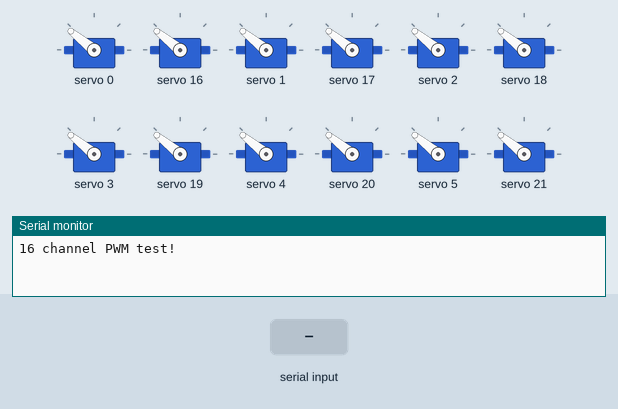
Recording of a sketch running on a simulated ESP32. Shown: 12 × servo, the last lines printed to the serial monitor. The inputs (shaded band) are chosen by the test bench.

Above: at 1.6 s.
At 4.3 s:
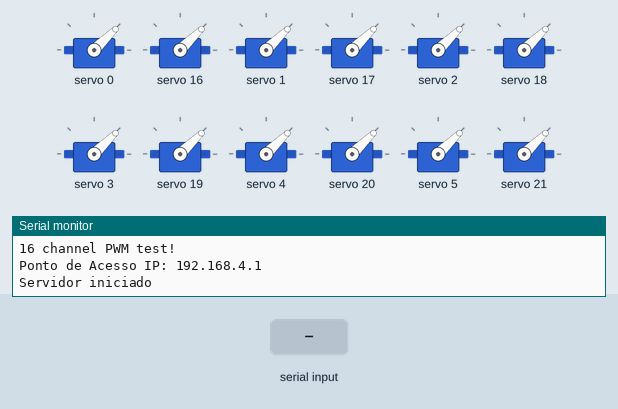
4.4 s: "1" received over Serial
At 7.2 s:
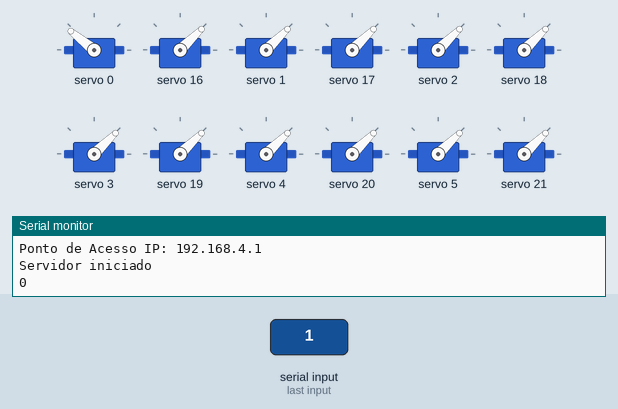
Timing chart, 0 to 11.9 s (numbered marks = the images above; inputs shaded):
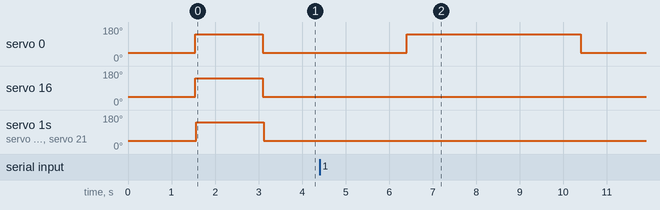

Measured:
- after the input at 4.4 s, servo 0: 44° → 141° after 2.0 s, → 44° 4.0 s later

The sketch:

WEB_Letra.ino
```cpp
#include <WiFi.h>
#include <ESPAsyncWebServer.h>
#include <Wire.h>
#include <Adafruit_PWMServoDriver.h>

Adafruit_PWMServoDriver pwm1 = Adafruit_PWMServoDriver(&Wire, 0x40);
Adafruit_PWMServoDriver pwm2 = Adafruit_PWMServoDriver(&Wire, 0x41);

#define tempo_letra 4000 //Tempo que a letra fica configurada (em ms)
#define SERVOMIN  205 // Pulso mínimo (~1ms)
#define SERVOMAX  409 // Pulso máximo (~2ms)

// Definições WebServer
const char* ssid = "PET ELÉTRICA UFBA";
const char* password = "12345678";

AsyncWebServer server(80);

// Declarando as funções
void analisarCaractere(String inputMessage);
void testaSistema();
String completarString(String s);  // Declaração da função faltante

void setup() {
  Serial.begin(9600);
  Serial.println("16 channel PWM test!");

  pwm1.begin();
  pwm1.setPWMFreq(50);  // Frequência típica para servos (50 Hz)
  pwm2.begin();
  pwm2.setPWMFreq(50);

  testaSistema();

  // Configuração do Wi-Fi
  WiFi.softAP(ssid, password);
  IPAddress IP = WiFi.softAPIP();
  Serial.print("Ponto de Acesso IP: ");
  Serial.println(IP);

  // Página inicial
  server.on("/", HTTP_GET, [](AsyncWebServerRequest *request) {
    String html = R"rawliteral(
      <!DOCTYPE html>
      <html lang="pt-BR">
      <head>
          <meta charset="UTF-8">
          <meta name="viewport" content="width=device-width, initial-scale=1.0">
          <title>Display Braille</title>
      </head>
      <body>
          <h2>Display Braille PET ELÉTRICA UFBA</h2>
          <form action="/get" method="get">
              <label for="input1">Digite uma palavra ou número:</label>
              <input type="text" id="input1" name="input1" required>
              <button type="submit">Enviar</button>
          </form>
      </body>
      </html>
    )rawliteral";
    request->send(200, "text/html", html);
  });

  // Corrigido: estava faltando um fechamento de bloco aqui
  server.on("/get", HTTP_GET, [](AsyncWebServerRequest *request) {
    String inputMessage;
    if (request->hasParam("input1")) {
      inputMessage = request->getParam("input1")->value();
      Serial.println(inputMessage);

      String html = "A mensagem enviada para o Display Braille foi: " + inputMessage +
                    "<br><a href=\"/\">Voltar para a Página Inicial</a>";
      request->send(200, "text/html", html);

      // Opcional: Chamar função aqui para ativar os servos, se quiser:
      // inputMessage = completarString(inputMessage);
      // analisarCaractere(inputMessage);
    }
  }); // <<--- este fechamento estava faltando

  server.begin();
  Serial.println("Servidor iniciado");
}

void loop() {
  if (Serial.available() > 0) {
    delay(1000);
    String inputMessage = Serial.readString();
    inputMessage = completarString(inputMessage);
    analisarCaractere(inputMessage);
  }
}

void analisarCaractere(String inputMessage) {
  for (int k = 0; k < inputMessage.length(); k += 4) {
    Serial.println(k);
    int posicaogeral = k;
    int ajust1 = 0; int ajust2 = 0;
    for (int i = 0; i < 4; i++) {
      char inputChar = inputMessage.charAt(posicaogeral + i);
      if (i <= 1) {
        if (strchr("abcdefghklmnopqruvxyz12345678", inputChar)) pwm1.setPWM(ajust1, 0, SERVOMAX);
        if (strchr("bfghijlpqrstvw026789", inputChar)) pwm1.setPWM(ajust1 + 1, 0, SERVOMAX);
        if (strchr("klmnopqrstuvxyz", inputChar)) pwm1.setPWM(ajust1 + 2, 0, SERVOMAX);
        if (strchr("cdfgijmnpqstwxy034679", inputChar)) pwm1.setPWM(ajust1 + 3, 0, SERVOMAX);
        if (strchr("deghjnoqrtwyz04578", inputChar)) pwm1.setPWM(ajust1 + 4, 0, SERVOMAX);
        if (strchr("uvwxyz", inputChar)) pwm1.setPWM(ajust1 + 5, 0, SERVOMAX);
        ajust1 = 6;
      } else {
        if (strchr("abcdefghklmnopqruvxyz12345678", inputChar)) pwm2.setPWM(ajust2, 0, SERVOMAX);
        if (strchr("bfghijlpqrstvw026789", inputChar)) pwm2.setPWM(ajust2 + 1, 0, SERVOMAX);
        if (strchr("klmnopqrstuvxyz", inputChar)) pwm2.setPWM(ajust2 + 2, 0, SERVOMAX);
        if (strchr("cdfgijmnpqstwxy034679", inputChar)) pwm2.setPWM(ajust2 + 3, 0, SERVOMAX);
        if (strchr("deghjnoqrtwyz04578", inputChar)) pwm2.setPWM(ajust2 + 4, 0, SERVOMAX);
        if (strchr("uvwxyz", inputChar)) pwm2.setPWM(ajust2 + 5, 0, SERVOMAX);
        ajust2 = 6;
      }
    }
    delay(tempo_letra); // Mantém posição por 4s
    for (int i = 0; i < 15; i++) {
      pwm1.setPWM(i, 0, SERVOMIN); pwm2.setPWM(i, 0, SERVOMIN);
      delay(2);
    }
  }

  for (int i = 0; i < 15; i++) {
    pwm1.setPWM(i, 0, SERVOMIN); pwm2.setPWM(i, 0, SERVOMIN);
    delay(2);
  }
  delay(1500);
}

// Função para completar string
String completarString(String s) {
  int resto = s.length() % 4;
  if (resto != 0) {
    int faltando = 4 - resto;
    for (int i = 0; i < faltando; i++) {
      s += ' ';
    }
  }
  return s;
}

// Testa todos os servos
void testaSistema() {
  for (int i = 0; i < 15; i++) {
    pwm1.setPWM(i, 0, SERVOMIN); pwm2.setPWM(i, 0, SERVOMIN);
    delay(2);
  }
  delay(1500);
  for (int i = 0; i < 15; i++) {
    pwm1.setPWM(i, 0, SERVOMAX); pwm2.setPWM(i, 0, SERVOMAX);
    delay(2);
  }
  delay(1500);
  for (int i = 0; i < 15; i++) {
    pwm1.setPWM(i, 0, SERVOMIN); pwm2.setPWM(i, 0, SERVOMIN);
    delay(2);
  }
}
```
